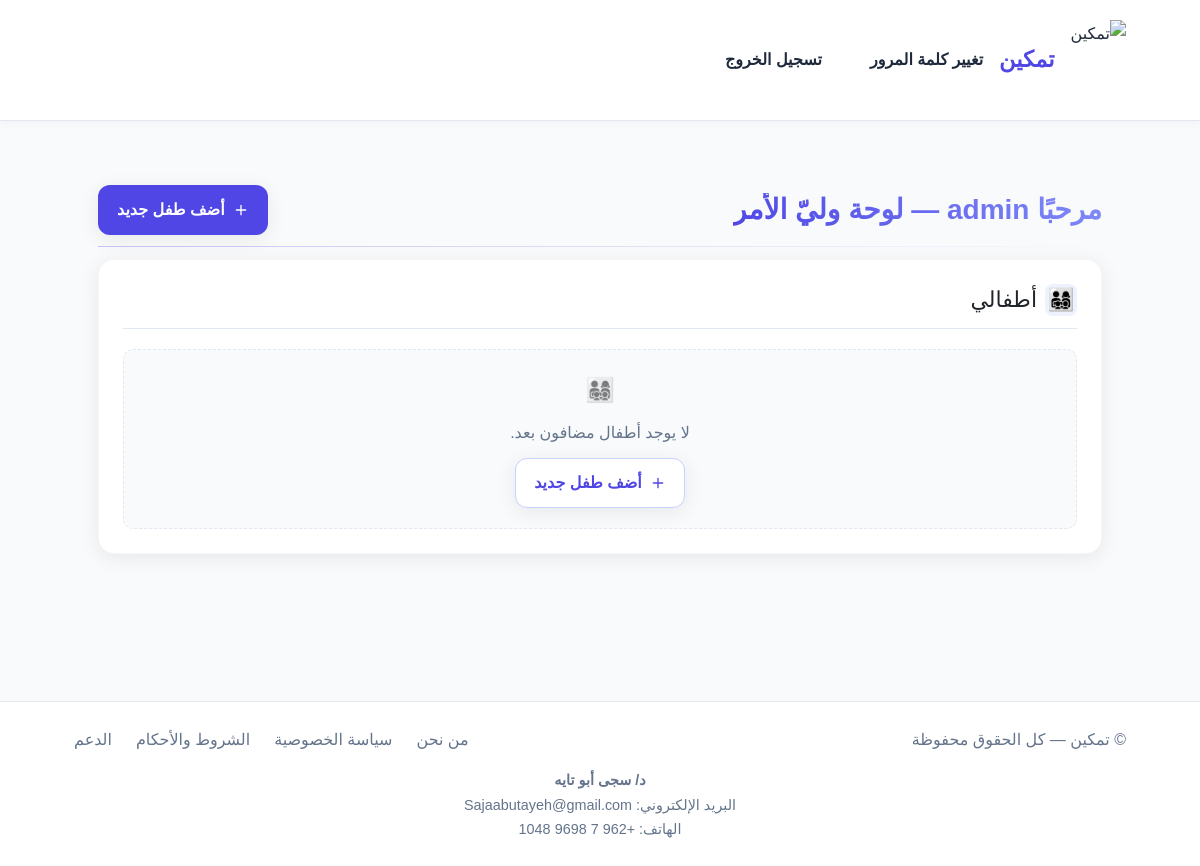
Before: /parent/ (signed in) with the older database file.
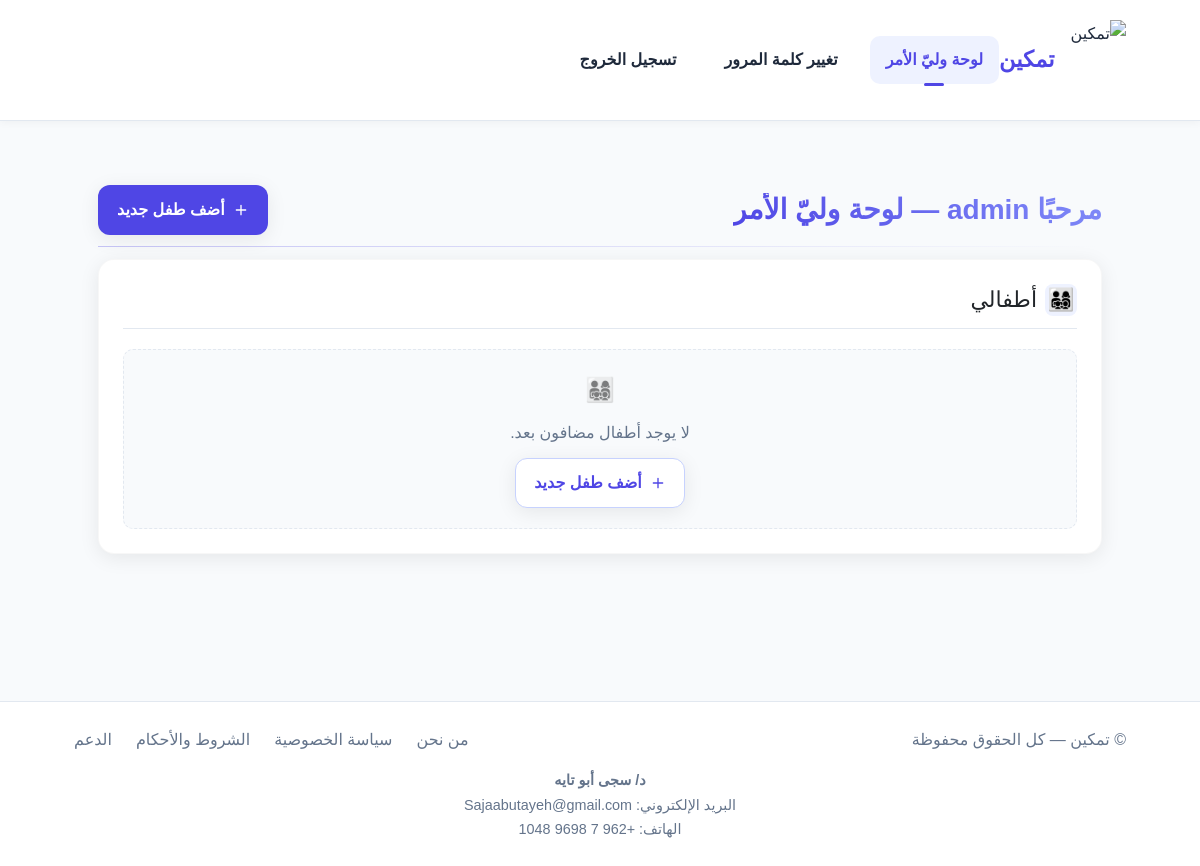
After: the same page with the newer database file.
### parent_portal/views.py (the view, shortened to what this page needs)
# urls.py: path("", parent_home, name="parent_home"),
@login_required
def parent_home(request):
    children = list(
        CustomUser.objects
        .filter(parent=request.user, user_type="child")
        .select_related("specialist")
        .prefetch_related(
            Prefetch(
                "assessment_sessions",
                queryset=AssessmentSession.objects.order_by("-started_at", "-id"),
            )
        )
    )
    return render(request, "parent_portal/home.html", {
        "children": children,
    })

### templates/parent_portal/home.html (shortened to what the changed rows need)
{% extends "base.html" %}
{% load static %}
{% block content %}
  <div class="wrapper">
    <div class="dashboard-header">
      <h1 class="title">مرحبًا {{ request.user.username }} — لوحة وليّ الأمر</h1>
    </div>
    <div class="card">
      <div class="card__header">
        <h2 class="card__title">
          <span class="card__title-icon">👨‍👩‍👧‍👦</span>
          أطفالي
        </h2>
      </div>
    </div>
  </div>
{% endblock %}

Changed rows visible on the page:
changed CustomUser "admin": user_type empty → "parent" (drawn)
Other visible differences:
text now shown: "لوحة وليّ الأمر"
